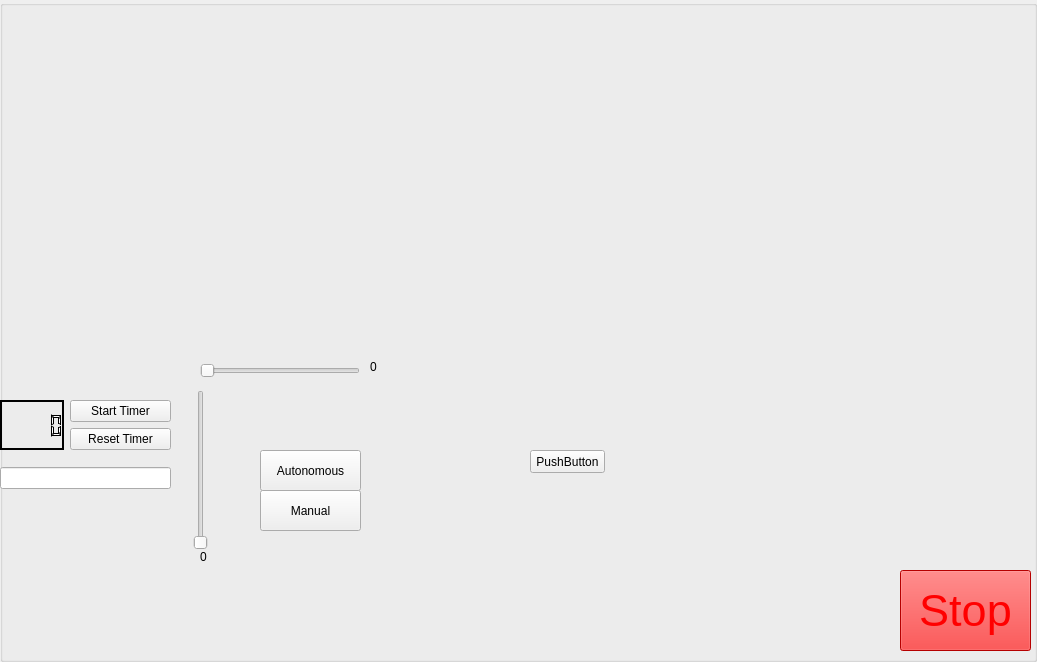
<?xml version="1.0" encoding="UTF-8"?>
<ui version="4.0">
 <class>GroupBox</class>
 <widget class="QGroupBox" name="GroupBox">
  <property name="geometry">
   <rect>
    <x>0</x>
    <y>0</y>
    <width>1037</width>
    <height>662</height>
   </rect>
  </property>
  <property name="windowTitle">
   <string>GroupBox</string>
  </property>
  <property name="autoFillBackground">
   <bool>true</bool>
  </property>
  <widget class="QWidget" name="horizontalLayoutWidget">
   <property name="geometry">
    <rect>
     <x>0</x>
     <y>0</y>
     <width>741</width>
     <height>351</height>
    </rect>
   </property>
   <layout class="QHBoxLayout" name="horizontalLayout">
    <item>
     <widget class="QLabel" name="map">
      <property name="text">
       <string/>
      </property>
     </widget>
    </item>
    <item>
     <widget class="QLabel" name="arm">
      <property name="text">
       <string/>
      </property>
     </widget>
    </item>
   </layout>
  </widget>
  <widget class="QWidget" name="gridLayoutWidget">
   <property name="geometry">
    <rect>
     <x>0</x>
     <y>400</y>
     <width>171</width>
     <height>101</height>
    </rect>
   </property>
   <layout class="QGridLayout" name="gridLayout">
    <item row="2" column="1" rowspan="2" colspan="3">
     <widget class="QLineEdit" name="lineEdit">
      <property name="inputMask">
       <string>99999999999999999999999999999999999999999999999999</string>
      </property>
      <property name="maxLength">
       <number>50</number>
      </property>
     </widget>
    </item>
    <item row="1" column="2" colspan="2">
     <widget class="QPushButton" name="resetTimer">
      <property name="text">
       <string>Reset Timer</string>
      </property>
     </widget>
    </item>
    <item row="0" column="2" colspan="2">
     <widget class="QPushButton" name="startTimer">
      <property name="text">
       <string>Start Timer</string>
      </property>
     </widget>
    </item>
    <item row="0" column="1" rowspan="2">
     <widget class="QLCDNumber" name="lcdNumber">
      <property name="palette">
       <palette>
        <active>
         <colorrole role="WindowText">
          <brush brushstyle="SolidPattern">
           <color alpha="255">
            <red>255</red>
            <green>255</green>
            <blue>255</blue>
           </color>
          </brush>
         </colorrole>
         <colorrole role="Button">
          <brush brushstyle="SolidPattern">
           <color alpha="255">
            <red>0</red>
            <green>0</green>
            <blue>0</blue>
           </color>
          </brush>
         </colorrole>
         <colorrole role="Light">
          <brush brushstyle="SolidPattern">
           <color alpha="255">
            <red>0</red>
            <green>0</green>
            <blue>0</blue>
           </color>
          </brush>
         </colorrole>
         <colorrole role="Midlight">
          <brush brushstyle="SolidPattern">
           <color alpha="255">
            <red>0</red>
            <green>0</green>
            <blue>0</blue>
           </color>
          </brush>
         </colorrole>
         <colorrole role="Dark">
          <brush brushstyle="SolidPattern">
           <color alpha="255">
            <red>0</red>
            <green>0</green>
            <blue>0</blue>
           </color>
          </brush>
         </colorrole>
         <colorrole role="Mid">
          <brush brushstyle="SolidPattern">
           <color alpha="255">
            <red>0</red>
            <green>0</green>
            <blue>0</blue>
           </color>
          </brush>
         </colorrole>
         <colorrole role="Text">
          <brush brushstyle="SolidPattern">
           <color alpha="255">
            <red>255</red>
            <green>255</green>
            <blue>255</blue>
           </color>
          </brush>
         </colorrole>
         <colorrole role="BrightText">
          <brush brushstyle="SolidPattern">
           <color alpha="255">
            <red>255</red>
            <green>255</green>
            <blue>255</blue>
           </color>
          </brush>
         </colorrole>
         <colorrole role="ButtonText">
          <brush brushstyle="SolidPattern">
           <color alpha="255">
            <red>255</red>
            <green>255</green>
            <blue>255</blue>
           </color>
          </brush>
         </colorrole>
         <colorrole role="Base">
          <brush brushstyle="SolidPattern">
           <color alpha="255">
            <red>0</red>
            <green>0</green>
            <blue>0</blue>
           </color>
          </brush>
         </colorrole>
         <colorrole role="Window">
          <brush brushstyle="SolidPattern">
           <color alpha="255">
            <red>0</red>
            <green>0</green>
            <blue>0</blue>
           </color>
          </brush>
         </colorrole>
         <colorrole role="Shadow">
          <brush brushstyle="SolidPattern">
           <color alpha="255">
            <red>0</red>
            <green>0</green>
            <blue>0</blue>
           </color>
          </brush>
         </colorrole>
         <colorrole role="AlternateBase">
          <brush brushstyle="SolidPattern">
           <color alpha="255">
            <red>0</red>
            <green>0</green>
            <blue>0</blue>
           </color>
          </brush>
         </colorrole>
         <colorrole role="ToolTipBase">
          <brush brushstyle="SolidPattern">
           <color alpha="255">
            <red>255</red>
            <green>255</green>
            <blue>220</blue>
           </color>
          </brush>
         </colorrole>
         <colorrole role="ToolTipText">
          <brush brushstyle="SolidPattern">
           <color alpha="255">
            <red>0</red>
            <green>0</green>
            <blue>0</blue>
           </color>
          </brush>
         </colorrole>
        </active>
        <inactive>
         <colorrole role="WindowText">
          <brush brushstyle="SolidPattern">
           <color alpha="255">
            <red>255</red>
            <green>255</green>
            <blue>255</blue>
           </color>
          </brush>
         </colorrole>
         <colorrole role="Button">
          <brush brushstyle="SolidPattern">
           <color alpha="255">
            <red>0</red>
            <green>0</green>
            <blue>0</blue>
           </color>
          </brush>
         </colorrole>
         <colorrole role="Light">
          <brush brushstyle="SolidPattern">
           <color alpha="255">
            <red>0</red>
            <green>0</green>
            <blue>0</blue>
           </color>
          </brush>
         </colorrole>
         <colorrole role="Midlight">
          <brush brushstyle="SolidPattern">
           <color alpha="255">
            <red>0</red>
            <green>0</green>
            <blue>0</blue>
           </color>
          </brush>
         </colorrole>
         <colorrole role="Dark">
          <brush brushstyle="SolidPattern">
           <color alpha="255">
            <red>0</red>
            <green>0</green>
            <blue>0</blue>
           </color>
          </brush>
         </colorrole>
         <colorrole role="Mid">
          <brush brushstyle="SolidPattern">
           <color alpha="255">
            <red>0</red>
            <green>0</green>
            <blue>0</blue>
           </color>
          </brush>
         </colorrole>
         <colorrole role="Text">
          <brush brushstyle="SolidPattern">
           <color alpha="255">
            <red>255</red>
            <green>255</green>
            <blue>255</blue>
           </color>
          </brush>
         </colorrole>
         <colorrole role="BrightText">
          <brush brushstyle="SolidPattern">
           <color alpha="255">
            <red>255</red>
            <green>255</green>
            <blue>255</blue>
           </color>
          </brush>
         </colorrole>
         <colorrole role="ButtonText">
          <brush brushstyle="SolidPattern">
           <color alpha="255">
            <red>255</red>
            <green>255</green>
            <blue>255</blue>
           </color>
          </brush>
         </colorrole>
         <colorrole role="Base">
          <brush brushstyle="SolidPattern">
           <color alpha="255">
            <red>0</red>
            <green>0</green>
            <blue>0</blue>
           </color>
          </brush>
         </colorrole>
         <colorrole role="Window">
          <brush brushstyle="SolidPattern">
           <color alpha="255">
            <red>0</red>
            <green>0</green>
            <blue>0</blue>
           </color>
          </brush>
         </colorrole>
         <colorrole role="Shadow">
          <brush brushstyle="SolidPattern">
           <color alpha="255">
            <red>0</red>
            <green>0</green>
            <blue>0</blue>
           </color>
          </brush>
         </colorrole>
         <colorrole role="AlternateBase">
          <brush brushstyle="SolidPattern">
           <color alpha="255">
            <red>0</red>
            <green>0</green>
            <blue>0</blue>
           </color>
          </brush>
         </colorrole>
         <colorrole role="ToolTipBase">
          <brush brushstyle="SolidPattern">
           <color alpha="255">
            <red>255</red>
            <green>255</green>
            <blue>220</blue>
           </color>
          </brush>
         </colorrole>
         <colorrole role="ToolTipText">
          <brush brushstyle="SolidPattern">
           <color alpha="255">
            <red>0</red>
            <green>0</green>
            <blue>0</blue>
           </color>
          </brush>
         </colorrole>
        </inactive>
        <disabled>
         <colorrole role="WindowText">
          <brush brushstyle="SolidPattern">
           <color alpha="255">
            <red>0</red>
            <green>0</green>
            <blue>0</blue>
           </color>
          </brush>
         </colorrole>
         <colorrole role="Button">
          <brush brushstyle="SolidPattern">
           <color alpha="255">
            <red>0</red>
            <green>0</green>
            <blue>0</blue>
           </color>
          </brush>
         </colorrole>
         <colorrole role="Light">
          <brush brushstyle="SolidPattern">
           <color alpha="255">
            <red>0</red>
            <green>0</green>
            <blue>0</blue>
           </color>
          </brush>
         </colorrole>
         <colorrole role="Midlight">
          <brush brushstyle="SolidPattern">
           <color alpha="255">
            <red>0</red>
            <green>0</green>
            <blue>0</blue>
           </color>
          </brush>
         </colorrole>
         <colorrole role="Dark">
          <brush brushstyle="SolidPattern">
           <color alpha="255">
            <red>0</red>
            <green>0</green>
            <blue>0</blue>
           </color>
          </brush>
         </colorrole>
         <colorrole role="Mid">
          <brush brushstyle="SolidPattern">
           <color alpha="255">
            <red>0</red>
            <green>0</green>
            <blue>0</blue>
           </color>
          </brush>
         </colorrole>
         <colorrole role="Text">
          <brush brushstyle="SolidPattern">
           <color alpha="255">
            <red>0</red>
            <green>0</green>
            <blue>0</blue>
           </color>
          </brush>
         </colorrole>
         <colorrole role="BrightText">
          <brush brushstyle="SolidPattern">
           <color alpha="255">
            <red>255</red>
            <green>255</green>
            <blue>255</blue>
           </color>
          </brush>
         </colorrole>
         <colorrole role="ButtonText">
          <brush brushstyle="SolidPattern">
           <color alpha="255">
            <red>0</red>
            <green>0</green>
            <blue>0</blue>
           </color>
          </brush>
         </colorrole>
         <colorrole role="Base">
          <brush brushstyle="SolidPattern">
           <color alpha="255">
            <red>0</red>
            <green>0</green>
            <blue>0</blue>
           </color>
          </brush>
         </colorrole>
         <colorrole role="Window">
          <brush brushstyle="SolidPattern">
           <color alpha="255">
            <red>0</red>
            <green>0</green>
            <blue>0</blue>
           </color>
          </brush>
         </colorrole>
         <colorrole role="Shadow">
          <brush brushstyle="SolidPattern">
           <color alpha="255">
            <red>0</red>
            <green>0</green>
            <blue>0</blue>
           </color>
          </brush>
         </colorrole>
         <colorrole role="AlternateBase">
          <brush brushstyle="SolidPattern">
           <color alpha="255">
            <red>0</red>
            <green>0</green>
            <blue>0</blue>
           </color>
          </brush>
         </colorrole>
         <colorrole role="ToolTipBase">
          <brush brushstyle="SolidPattern">
           <color alpha="255">
            <red>255</red>
            <green>255</green>
            <blue>220</blue>
           </color>
          </brush>
         </colorrole>
         <colorrole role="ToolTipText">
          <brush brushstyle="SolidPattern">
           <color alpha="255">
            <red>0</red>
            <green>0</green>
            <blue>0</blue>
           </color>
          </brush>
         </colorrole>
        </disabled>
       </palette>
      </property>
     </widget>
    </item>
   </layout>
  </widget>
  <widget class="QSlider" name="horizontalSlider">
   <property name="geometry">
    <rect>
     <x>200</x>
     <y>360</y>
     <width>160</width>
     <height>22</height>
    </rect>
   </property>
   <property name="maximum">
    <number>180</number>
   </property>
   <property name="orientation">
    <enum>Qt::Horizontal</enum>
   </property>
   <property name="tickPosition">
    <enum>QSlider::NoTicks</enum>
   </property>
  </widget>
  <widget class="QSlider" name="verticalSlider">
   <property name="geometry">
    <rect>
     <x>190</x>
     <y>390</y>
     <width>22</width>
     <height>160</height>
    </rect>
   </property>
   <property name="maximum">
    <number>180</number>
   </property>
   <property name="orientation">
    <enum>Qt::Vertical</enum>
   </property>
  </widget>
  <widget class="QLabel" name="horizontal">
   <property name="geometry">
    <rect>
     <x>370</x>
     <y>360</y>
     <width>47</width>
     <height>13</height>
    </rect>
   </property>
   <property name="text">
    <string>0</string>
   </property>
  </widget>
  <widget class="QLabel" name="vertical">
   <property name="geometry">
    <rect>
     <x>200</x>
     <y>550</y>
     <width>47</width>
     <height>13</height>
    </rect>
   </property>
   <property name="text">
    <string>0</string>
   </property>
  </widget>
  <widget class="QPushButton" name="autonomous">
   <property name="geometry">
    <rect>
     <x>260</x>
     <y>450</y>
     <width>101</width>
     <height>41</height>
    </rect>
   </property>
   <property name="text">
    <string>Autonomous</string>
   </property>
  </widget>
  <widget class="QPushButton" name="manual">
   <property name="geometry">
    <rect>
     <x>260</x>
     <y>490</y>
     <width>101</width>
     <height>41</height>
    </rect>
   </property>
   <property name="text">
    <string>Manual</string>
   </property>
  </widget>
  <widget class="QPushButton" name="stop">
   <property name="geometry">
    <rect>
     <x>900</x>
     <y>570</y>
     <width>131</width>
     <height>81</height>
    </rect>
   </property>
   <property name="palette">
    <palette>
     <active>
      <colorrole role="WindowText">
       <brush brushstyle="SolidPattern">
        <color alpha="255">
         <red>0</red>
         <green>0</green>
         <blue>0</blue>
        </color>
       </brush>
      </colorrole>
      <colorrole role="Button">
       <brush brushstyle="SolidPattern">
        <color alpha="255">
         <red>255</red>
         <green>0</green>
         <blue>0</blue>
        </color>
       </brush>
      </colorrole>
      <colorrole role="Light">
       <brush brushstyle="SolidPattern">
        <color alpha="255">
         <red>255</red>
         <green>0</green>
         <blue>0</blue>
        </color>
       </brush>
      </colorrole>
      <colorrole role="Midlight">
       <brush brushstyle="SolidPattern">
        <color alpha="255">
         <red>255</red>
         <green>0</green>
         <blue>0</blue>
        </color>
       </brush>
      </colorrole>
      <colorrole role="Dark">
       <brush brushstyle="SolidPattern">
        <color alpha="255">
         <red>255</red>
         <green>0</green>
         <blue>0</blue>
        </color>
       </brush>
      </colorrole>
      <colorrole role="Mid">
       <brush brushstyle="SolidPattern">
        <color alpha="255">
         <red>255</red>
         <green>0</green>
         <blue>0</blue>
        </color>
       </brush>
      </colorrole>
      <colorrole role="Text">
       <brush brushstyle="SolidPattern">
        <color alpha="255">
         <red>0</red>
         <green>0</green>
         <blue>0</blue>
        </color>
       </brush>
      </colorrole>
      <colorrole role="BrightText">
       <brush brushstyle="SolidPattern">
        <color alpha="255">
         <red>255</red>
         <green>0</green>
         <blue>0</blue>
        </color>
       </brush>
      </colorrole>
      <colorrole role="ButtonText">
       <brush brushstyle="SolidPattern">
        <color alpha="255">
         <red>0</red>
         <green>0</green>
         <blue>0</blue>
        </color>
       </brush>
      </colorrole>
      <colorrole role="Base">
       <brush brushstyle="SolidPattern">
        <color alpha="255">
         <red>255</red>
         <green>0</green>
         <blue>0</blue>
        </color>
       </brush>
      </colorrole>
      <colorrole role="Window">
       <brush brushstyle="SolidPattern">
        <color alpha="255">
         <red>255</red>
         <green>0</green>
         <blue>0</blue>
        </color>
       </brush>
      </colorrole>
      <colorrole role="Shadow">
       <brush brushstyle="SolidPattern">
        <color alpha="255">
         <red>255</red>
         <green>0</green>
         <blue>0</blue>
        </color>
       </brush>
      </colorrole>
      <colorrole role="AlternateBase">
       <brush brushstyle="SolidPattern">
        <color alpha="255">
         <red>255</red>
         <green>0</green>
         <blue>0</blue>
        </color>
       </brush>
      </colorrole>
      <colorrole role="NoRole">
       <brush brushstyle="SolidPattern">
        <color alpha="255">
         <red>255</red>
         <green>0</green>
         <blue>0</blue>
        </color>
       </brush>
      </colorrole>
     </active>
     <inactive>
      <colorrole role="WindowText">
       <brush brushstyle="SolidPattern">
        <color alpha="255">
         <red>0</red>
         <green>0</green>
         <blue>0</blue>
        </color>
       </brush>
      </colorrole>
      <colorrole role="Button">
       <brush brushstyle="SolidPattern">
        <color alpha="255">
         <red>255</red>
         <green>0</green>
         <blue>0</blue>
        </color>
       </brush>
      </colorrole>
      <colorrole role="Light">
       <brush brushstyle="SolidPattern">
        <color alpha="255">
         <red>255</red>
         <green>0</green>
         <blue>0</blue>
        </color>
       </brush>
      </colorrole>
      <colorrole role="Midlight">
       <brush brushstyle="SolidPattern">
        <color alpha="255">
         <red>255</red>
         <green>0</green>
         <blue>0</blue>
        </color>
       </brush>
      </colorrole>
      <colorrole role="Dark">
       <brush brushstyle="SolidPattern">
        <color alpha="255">
         <red>255</red>
         <green>0</green>
         <blue>0</blue>
        </color>
       </brush>
      </colorrole>
      <colorrole role="Mid">
       <brush brushstyle="SolidPattern">
        <color alpha="255">
         <red>255</red>
         <green>0</green>
         <blue>0</blue>
        </color>
       </brush>
      </colorrole>
      <colorrole role="Text">
       <brush brushstyle="SolidPattern">
        <color alpha="255">
         <red>0</red>
         <green>0</green>
         <blue>0</blue>
        </color>
       </brush>
      </colorrole>
      <colorrole role="BrightText">
       <brush brushstyle="SolidPattern">
        <color alpha="255">
         <red>255</red>
         <green>0</green>
         <blue>0</blue>
        </color>
       </brush>
      </colorrole>
      <colorrole role="ButtonText">
       <brush brushstyle="SolidPattern">
        <color alpha="255">
         <red>255</red>
         <green>0</green>
         <blue>0</blue>
        </color>
       </brush>
      </colorrole>
      <colorrole role="Base">
       <brush brushstyle="SolidPattern">
        <color alpha="255">
         <red>255</red>
         <green>0</green>
         <blue>0</blue>
        </color>
       </brush>
      </colorrole>
      <colorrole role="Window">
       <brush brushstyle="SolidPattern">
        <color alpha="255">
         <red>255</red>
         <green>0</green>
         <blue>0</blue>
        </color>
       </brush>
      </colorrole>
      <colorrole role="Shadow">
       <brush brushstyle="SolidPattern">
        <color alpha="255">
         <red>255</red>
         <green>0</green>
         <blue>0</blue>
        </color>
       </brush>
      </colorrole>
      <colorrole role="AlternateBase">
       <brush brushstyle="SolidPattern">
        <color alpha="255">
         <red>255</red>
         <green>0</green>
         <blue>0</blue>
        </color>
       </brush>
      </colorrole>
      <colorrole role="NoRole">
       <brush brushstyle="SolidPattern">
        <color alpha="255">
         <red>255</red>
         <green>0</green>
         <blue>0</blue>
        </color>
       </brush>
      </colorrole>
     </inactive>
     <disabled>
      <colorrole role="WindowText">
       <brush brushstyle="SolidPattern">
        <color alpha="255">
         <red>255</red>
         <green>0</green>
         <blue>0</blue>
        </color>
       </brush>
      </colorrole>
      <colorrole role="Button">
       <brush brushstyle="SolidPattern">
        <color alpha="255">
         <red>255</red>
         <green>0</green>
         <blue>0</blue>
        </color>
       </brush>
      </colorrole>
      <colorrole role="Light">
       <brush brushstyle="SolidPattern">
        <color alpha="255">
         <red>255</red>
         <green>0</green>
         <blue>0</blue>
        </color>
       </brush>
      </colorrole>
      <colorrole role="Midlight">
       <brush brushstyle="SolidPattern">
        <color alpha="255">
         <red>255</red>
         <green>0</green>
         <blue>0</blue>
        </color>
       </brush>
      </colorrole>
      <colorrole role="Dark">
       <brush brushstyle="SolidPattern">
        <color alpha="255">
         <red>255</red>
         <green>0</green>
         <blue>0</blue>
        </color>
       </brush>
      </colorrole>
      <colorrole role="Mid">
       <brush brushstyle="SolidPattern">
        <color alpha="255">
         <red>255</red>
         <green>0</green>
         <blue>0</blue>
        </color>
       </brush>
      </colorrole>
      <colorrole role="Text">
       <brush brushstyle="SolidPattern">
        <color alpha="255">
         <red>255</red>
         <green>0</green>
         <blue>0</blue>
        </color>
       </brush>
      </colorrole>
      <colorrole role="BrightText">
       <brush brushstyle="SolidPattern">
        <color alpha="255">
         <red>255</red>
         <green>0</green>
         <blue>0</blue>
        </color>
       </brush>
      </colorrole>
      <colorrole role="ButtonText">
       <brush brushstyle="SolidPattern">
        <color alpha="255">
         <red>255</red>
         <green>0</green>
         <blue>0</blue>
        </color>
       </brush>
      </colorrole>
      <colorrole role="Base">
       <brush brushstyle="SolidPattern">
        <color alpha="255">
         <red>255</red>
         <green>0</green>
         <blue>0</blue>
        </color>
       </brush>
      </colorrole>
      <colorrole role="Window">
       <brush brushstyle="SolidPattern">
        <color alpha="255">
         <red>255</red>
         <green>0</green>
         <blue>0</blue>
        </color>
       </brush>
      </colorrole>
      <colorrole role="Shadow">
       <brush brushstyle="SolidPattern">
        <color alpha="255">
         <red>255</red>
         <green>0</green>
         <blue>0</blue>
        </color>
       </brush>
      </colorrole>
      <colorrole role="AlternateBase">
       <brush brushstyle="SolidPattern">
        <color alpha="255">
         <red>255</red>
         <green>0</green>
         <blue>0</blue>
        </color>
       </brush>
      </colorrole>
      <colorrole role="NoRole">
       <brush brushstyle="SolidPattern">
        <color alpha="255">
         <red>255</red>
         <green>0</green>
         <blue>0</blue>
        </color>
       </brush>
      </colorrole>
     </disabled>
    </palette>
   </property>
   <property name="font">
    <font>
     <pointsize>34</pointsize>
    </font>
   </property>
   <property name="autoFillBackground">
    <bool>false</bool>
   </property>
   <property name="text">
    <string>Stop</string>
   </property>
   <property name="autoDefault">
    <bool>false</bool>
   </property>
   <property name="default">
    <bool>false</bool>
   </property>
   <property name="flat">
    <bool>false</bool>
   </property>
  </widget>
  <widget class="QPushButton" name="thingButton">
   <property name="geometry">
    <rect>
     <x>530</x>
     <y>450</y>
     <width>75</width>
     <height>23</height>
    </rect>
   </property>
   <property name="text">
    <string>PushButton</string>
   </property>
  </widget>
 </widget>
 <resources/>
 <connections>
  <connection>
   <sender>horizontalSlider</sender>
   <signal>sliderMoved(int)</signal>
   <receiver>horizontal</receiver>
   <slot>setNum(int)</slot>
   <hints>
    <hint type="sourcelabel">
     <x>309</x>
     <y>310</y>
    </hint>
    <hint type="destinationlabel">
     <x>433</x>
     <y>306</y>
    </hint>
   </hints>
  </connection>
  <connection>
   <sender>verticalSlider</sender>
   <signal>sliderMoved(int)</signal>
   <receiver>vertical</receiver>
   <slot>setNum(int)</slot>
   <hints>
    <hint type="sourcelabel">
     <x>310</x>
     <y>399</y>
    </hint>
    <hint type="destinationlabel">
     <x>433</x>
     <y>476</y>
    </hint>
   </hints>
  </connection>
  <connection>
   <sender>autonomous</sender>
   <signal>clicked()</signal>
   <receiver>horizontalSlider</receiver>
   <slot>hide()</slot>
   <hints>
    <hint type="sourcelabel">
     <x>330</x>
     <y>320</y>
    </hint>
    <hint type="destinationlabel">
     <x>259</x>
     <y>280</y>
    </hint>
   </hints>
  </connection>
  <connection>
   <sender>manual</sender>
   <signal>clicked()</signal>
   <receiver>horizontalSlider</receiver>
   <slot>show()</slot>
   <hints>
    <hint type="sourcelabel">
     <x>330</x>
     <y>360</y>
    </hint>
    <hint type="destinationlabel">
     <x>259</x>
     <y>280</y>
    </hint>
   </hints>
  </connection>
  <connection>
   <sender>manual</sender>
   <signal>clicked()</signal>
   <receiver>horizontal</receiver>
   <slot>show()</slot>
   <hints>
    <hint type="sourcelabel">
     <x>330</x>
     <y>360</y>
    </hint>
    <hint type="destinationlabel">
     <x>373</x>
     <y>276</y>
    </hint>
   </hints>
  </connection>
  <connection>
   <sender>manual</sender>
   <signal>clicked()</signal>
   <receiver>verticalSlider</receiver>
   <slot>show()</slot>
   <hints>
    <hint type="sourcelabel">
     <x>330</x>
     <y>360</y>
    </hint>
    <hint type="destinationlabel">
     <x>210</x>
     <y>369</y>
    </hint>
   </hints>
  </connection>
  <connection>
   <sender>manual</sender>
   <signal>clicked()</signal>
   <receiver>vertical</receiver>
   <slot>show()</slot>
   <hints>
    <hint type="sourcelabel">
     <x>330</x>
     <y>360</y>
    </hint>
    <hint type="destinationlabel">
     <x>253</x>
     <y>446</y>
    </hint>
   </hints>
  </connection>
  <connection>
   <sender>autonomous</sender>
   <signal>clicked()</signal>
   <receiver>horizontal</receiver>
   <slot>hide()</slot>
   <hints>
    <hint type="sourcelabel">
     <x>330</x>
     <y>320</y>
    </hint>
    <hint type="destinationlabel">
     <x>373</x>
     <y>276</y>
    </hint>
   </hints>
  </connection>
  <connection>
   <sender>autonomous</sender>
   <signal>clicked()</signal>
   <receiver>vertical</receiver>
   <slot>hide()</slot>
   <hints>
    <hint type="sourcelabel">
     <x>330</x>
     <y>320</y>
    </hint>
    <hint type="destinationlabel">
     <x>253</x>
     <y>446</y>
    </hint>
   </hints>
  </connection>
  <connection>
   <sender>autonomous</sender>
   <signal>clicked()</signal>
   <receiver>verticalSlider</receiver>
   <slot>hide()</slot>
   <hints>
    <hint type="sourcelabel">
     <x>330</x>
     <y>320</y>
    </hint>
    <hint type="destinationlabel">
     <x>210</x>
     <y>369</y>
    </hint>
   </hints>
  </connection>
  <connection>
   <sender>stop</sender>
   <signal>clicked()</signal>
   <receiver>GroupBox</receiver>
   <slot>close()</slot>
   <hints>
    <hint type="sourcelabel">
     <x>965</x>
     <y>610</y>
    </hint>
    <hint type="destinationlabel">
     <x>518</x>
     <y>330</y>
    </hint>
   </hints>
  </connection>
 </connections>
</ui>
